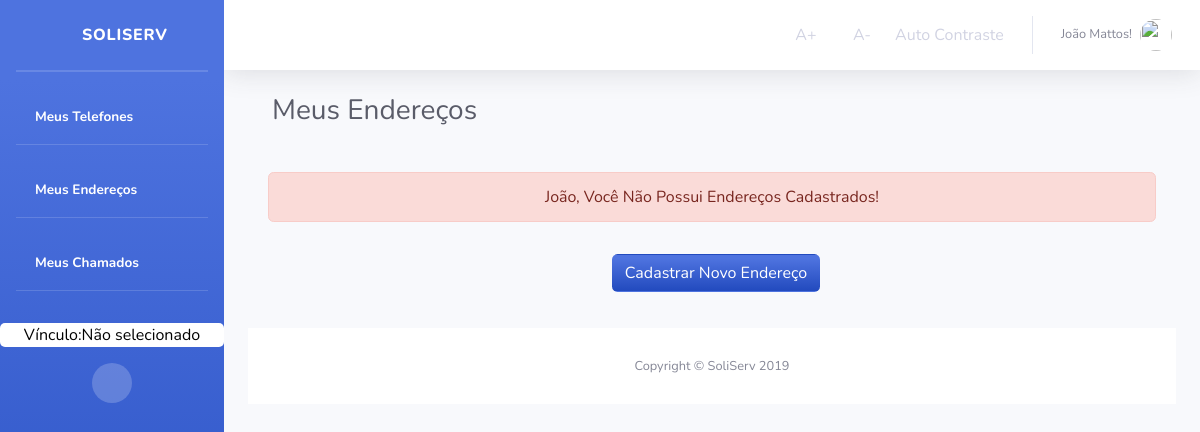
The app's page /Usuario/meusEnderecos/ (signed in), older data.
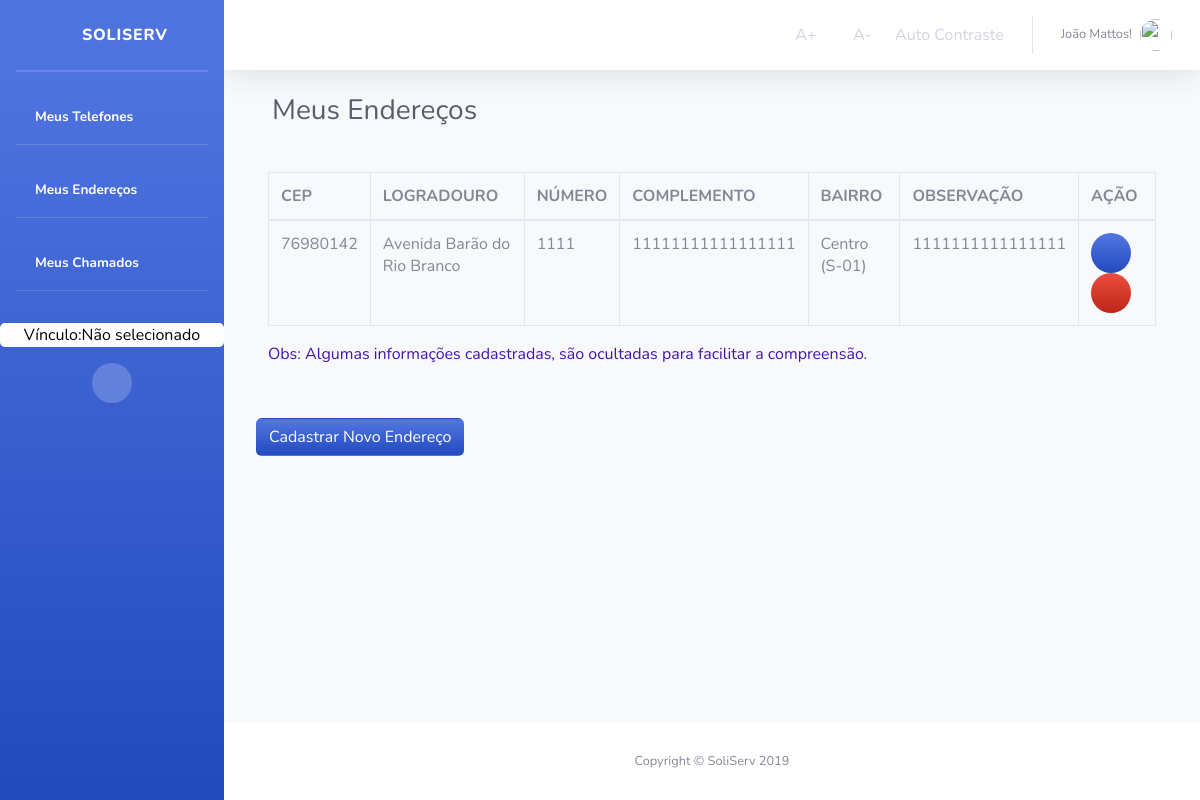
The same page, newer data.
### Usuario/models.py (models this page shows, shortened)
class Endereco(models.Model):
    cep = models.IntegerField('CEP')
    logradouro = models.CharField('LOGRADOURO', max_length=45)
    enderecoNumero = models.CharField('NÚMERO', max_length=11)
    complemento = models.CharField('COMPLEMENTO', max_length=45)
    bairro = models.CharField('BAIRRO', max_length=45)
    observacao = models.CharField('OBSERVAÇÃO', max_length=45)
    municipio = models.CharField('MUNICIPIO', max_length=45)
    estado = models.CharField('ESTADO', max_length=2)
    idPessoa = models.ForeignKey(
        User, on_delete=models.CASCADE, verbose_name="PESSOA")
    class Meta:
        verbose_name = "Endereco"
        verbose_name_plural = "Endereco"

### Usuario/views.py (the view)
# urls.py: path('meusEnderecos/', views.enderecosList, name='listaEnderecos'),
def enderecosList(request):
    if not request.user.is_authenticated:
        return render(request, 'Usuario/acessoNegado.html')
    else:
        enderecos_list = Endereco.objects.filter(idPessoa_id=request.user.id)
        context = {'enderecos_list': enderecos_list}
        return render(request, 'Endereco/enderecosList.html', context)

### Usuario/templates/Endereco/enderecosList.html (shortened to what this page needs)
{% extends "sistemaDeGestaoDeServicosPublicos/index1.html" %}
{% block titulo %}
Meus Endereços
{% endblock titulo%}
{% block centro %}
{% if user.is_authenticated %}
<div>
    <div>
        <div class="card-body">
            {% if enderecos_list %}
            <div class="table-responsive">
                <table class="table table-bordered" id="dataTable" width="100%" cellspacing="0">
                    <thead>
                        <tr>
                            <th>CEP</th>
                            <th>LOGRADOURO</th>
                            <th>NÚMERO</th>
                            <th>COMPLEMENTO</th>
                            <th>BAIRRO</th>
                            <th>OBSERVAÇÃO</th>
                            <th>AÇÃO</th>
                        </tr>
                    </thead>
                    <tbody>
                        {% for enderecos in enderecos_list %}
                        <tr>
                            <td>{{enderecos.cep}}</td>
                            <td>{{enderecos.logradouro}}</td>
                            <td>{{enderecos.enderecoNumero}}</td>
                            <td>{{enderecos.complemento}} </td>
                            <td>{{enderecos.bairro}}</td>
                            <td>{{enderecos.observacao}}</td>
                            <td>
                                <a class="bg-gradient-primary btn-circle" style="color: white;"
                                    href="{% url 'endereco_atualizar' enderecos.id %}" title="Atualizar Endereco">
                                    <i class="fas fa-edit"></i>
                                </a>
                                <a class="bg-gradient-danger btn-circle" style="color: white;"
                                    href="{% url 'endereco_deletar' enderecos.id  %}" title="Excluir Endereco">
                                    <i class="fas fa-trash"></i>
                                </a>
                            </td>
                        </tr>
                        {% endfor %}
                    </tbody>
                </table>
                <p class=" mt-1" style="color: #4613ac;"> Obs: Algumas informações cadastradas, são ocultadas para
                    facilitar a
                    compreensão.</p>
            </div>
        </div>
    </div>
</div>
</div>
<a class="btn ml-2 mb-3 mt-3 bg-gradient-primary" style="color: white;" href="{% url 'cadastroEndereco' %}"
    title="Cadastrar Endereço">Cadastrar Novo Endereço</a>
</div>
{% else %}
<div class="text-center">
    <div class="alert alert-danger">
        {{ user.first_name }}, Você Não Possui Endereços Cadastrados!
    </div>
    <a class="btn  ml-2 mb-3 mt-3 bg-gradient-primary" style="color: white;" href="{% url 'cadastroEndereco' %}"
        title="Cadastrar Endereço">Cadastrar Novo Endereço</a>
</div>
{% endif %}
{% endif %}
{% endblock %}

### templates/sistemaDeGestaoDeServicosPublicos/index1.html (shortened to what the changed rows need)
<!DOCTYPE html>
<html lang="pt-br">
{% load staticfiles %}
<head>
  <link rel="stylesheet" href="{% static 'tema/css/sb-admin-2.css' %}">
  <link rel="stylesheet" href="{% static 'tema/vendor/fontawesome-free/css/all.css' %}">
  <link rel="stylesheet" href="{% static 'tema/vendor/fontawesome-free/css/all.css' %}">
  <link rel="stylesheet" href="{% static 'css/style.css' %}">
  <link rel="stylesheet" href="{% static 'img/avatar_2x.png' %}">
  <link rel="stylesheet" type="text/css" href="{% static 'css/select2.css' %}">
  <link rel="stylesheet" href="https://stackpath.bootstrapcdn.com/bootstrap/4.3.1/css/bootstrap.min.css"
>
  <link href="https://unpkg.com/material-components-web@latest/dist/material-components-web.min.css" rel="stylesheet">
  <link href="vendor/fontawesome-free/css/all.min.css" rel="stylesheet" type="text/css">
  <link href="css/sb-admin-2.min.css" rel="stylesheet">
</head>
<body id="page-top" class="acessibilidade teste">
  <div id="wrapper">
    <div id="content-wrapper" class="d-flex flex-column">
      <div id="content">
        <nav class="navbar navbar-expand navbar-light bg-white topbar mb-4 static-top shadow">
          <ul class="navbar-nav ml-auto">
            <li class="nav-item dropdown no-arrow d-sm-none">
            <li class="nav-item dropdown no-arrow">
              <a class="nav-link dropdown-toggle" href="#" id="userDropdown" role="button" data-toggle="dropdown"
                aria-haspopup="true" aria-expanded="false">
                {% if user.is_authenticated %}
                <span class="mr-2 d-none d-lg-inline text-gray-600 small">{{ user.first_name }}
                  {{ user.last_name}}!</span>
                {% else %}
                <span class="mr-2 d-none d-lg-inline text-gray-600 small">Usuário não está logado!</span>
                {% endif %}
                {% if user.is_authenticated %}
                <img class="img-profile rounded-circle" src="{{ request.session.profile_picture }}">
                {% else %}
                <img class="img-profile rounded-circle" src="{% static 'img/avatar_2x.png' %}">
                {% endif %}
              </a>
            </li>
          </ul>
        </nav>
        <div class="container-fluid">
          <div class="d-sm-flex align-items-center justify-content-between mb-4 container">
            <h1 class="h3 mb-0 text-gray-800">{% block titulo %}{% endblock titulo%}</h1>
          </div>
          <div class="">
            {% block centro %}
            {% endblock %}
          </div>
        </div>
      </div>
      {% block scripts %}
      <link href="https://cdnjs.cloudflare.com/ajax/libs/select2/4.0.11/css/select2.min.css" rel="stylesheet" />
      {% endblock %}
</body>
</html>

Row changes from the older to the newer data that the page shows:
added Endereco: cep "76980142", logradouro "Avenida Barão do Rio Branco", enderecoNumero "1111", complemento "11111111111111111", bairro "Centro (S-01)", observacao "1111111111111111"
Text that changed along with them:
{{ user.first_name }}: "João" → (not shown)
text no longer shown: ", Você Não Possui Endereços Cadastrados!"
text now shown: "CEP LOGRADOURO NÚMERO COMPLEMENTO BAIRRO OBSERVAÇÃO AÇÃO Obs: Algumas informações cadastradas, são ocultadas para facilitar a compreensão."
